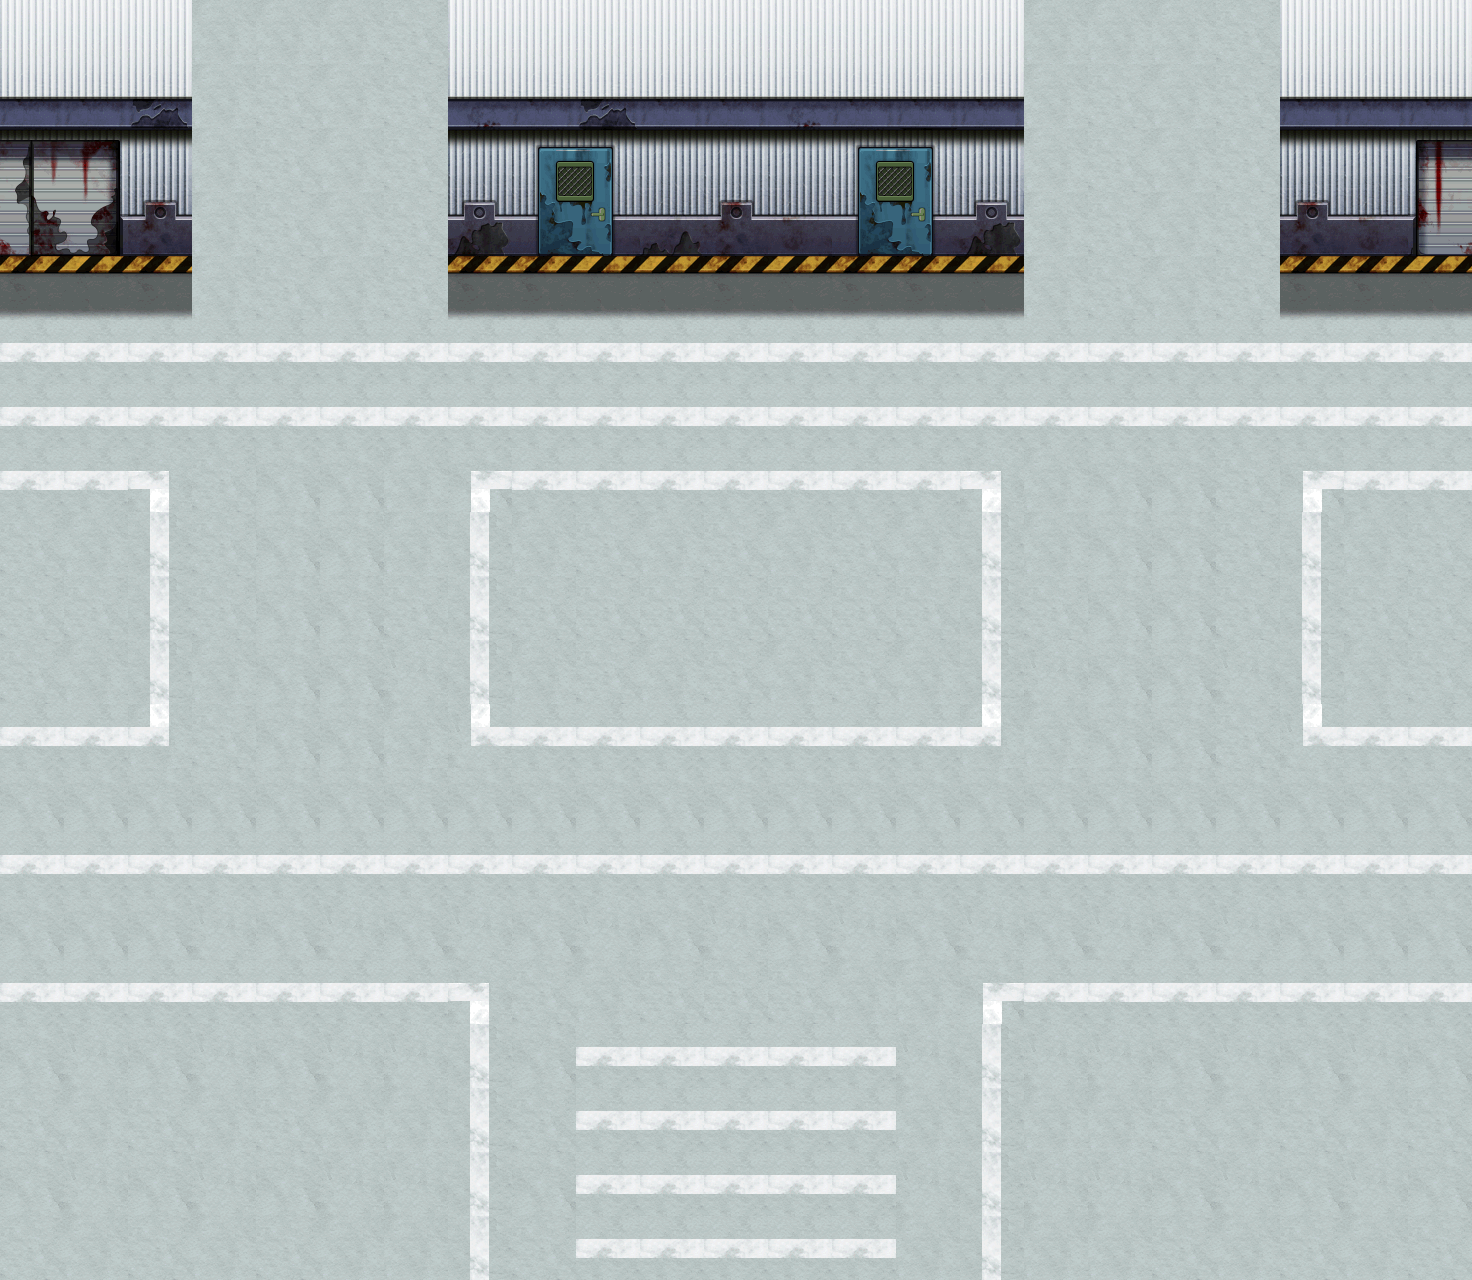

A 2D game scene composited from a Tiled map and its tileset images. What follows is a short description and the map's XML, with each tile layer's data collapsed to a summary:
An orthogonal 23x20 tile map with 64x64 px tiles, 1 tile layer (background), 48 tilesets and 115 objects (16x collide, 16x collide_bullet).

<map version="1.0" orientation="orthogonal" width="23" height="20" tilewidth="64" tileheight="64">
 <tileset firstgid="1" name="bg02" tilewidth="64" tileheight="64">
  <image source="bg02.png" width="512" height="256" />
 </tileset>
 <tileset firstgid="33" name="jianzhu2_chaungzi01" tilewidth="61" tileheight="69">
  <image source="jianzhu2_chaungzi01.png" width="61" height="69" />
 </tileset>
 <tileset firstgid="34" name="jianzhu2_chaungzi02" tilewidth="61" tileheight="69">
  <image source="jianzhu2_chaungzi02.png" width="61" height="69" />
 </tileset>
 <tileset firstgid="35" name="jianzhu2_keng01" tilewidth="341" tileheight="173">
  <image source="jianzhu2_keng01.png" width="341" height="173" />
 </tileset>
 <tileset firstgid="36" name="jianzhu2_keng02" tilewidth="219" tileheight="126">
  <image source="jianzhu2_keng02.png" width="219" height="126" />
 </tileset>
 <tileset firstgid="37" name="jianzhu2_keng03" tilewidth="190" tileheight="112">
  <image source="jianzhu2_keng03.png" width="190" height="112" />
 </tileset>
 <tileset firstgid="38" name="jianzhu2_shidui" tilewidth="178" tileheight="392">
  <image source="jianzhu2_shidui.png" width="178" height="392" />
 </tileset>
 <tileset firstgid="39" name="jianzhu2_shidui02" tilewidth="91" tileheight="79">
  <image source="jianzhu2_shidui02.png" width="91" height="79" />
 </tileset>
 <tileset firstgid="40" name="jianzhu2_shidui03" tilewidth="122" tileheight="72">
  <image source="jianzhu2_shidui03.png" width="122" height="72" />
 </tileset>
 <tileset firstgid="41" name="jianzhu2_shidui04" tilewidth="197" tileheight="122">
  <image source="jianzhu2_shidui04.png" width="197" height="122" />
 </tileset>
 <tileset firstgid="42" name="jianzhu2_suimutou" tilewidth="173" tileheight="97">
  <image source="jianzhu2_suimutou.png" width="173" height="97" />
 </tileset>
 <tileset firstgid="43" name="jianzhu_xiangzi05" tilewidth="150" tileheight="170">
  <image source="jianzhu_xiangzi05.png" width="150" height="170" />
 </tileset>
 <tileset firstgid="44" name="jianzhu_xiangzi06" tilewidth="90" tileheight="113">
  <image source="jianzhu_xiangzi06.png" width="90" height="113" />
 </tileset>
 <tileset firstgid="45" name="jianzhu_xiangzi02" tilewidth="122" tileheight="126">
  <image source="jianzhu_xiangzi02.png" width="122" height="126" />
 </tileset>
 <tileset firstgid="46" name="jianzhu_xiangzi03" tilewidth="122" tileheight="76">
  <image source="jianzhu_xiangzi03.png" width="122" height="76" />
 </tileset>
 <tileset firstgid="47" name="jianzhu_xiangzi04" tilewidth="183" tileheight="126">
  <image source="jianzhu_xiangzi04.png" width="183" height="126" />
 </tileset>
 <tileset firstgid="48" name="jianzhu_xiangzi01" tilewidth="71" tileheight="80">
  <image source="jianzhu_xiangzi01.png" width="71" height="80" />
 </tileset>
 <tileset firstgid="49" name="jianzhu_xiangzi07" tilewidth="92" tileheight="112">
  <image source="jianzhu_xiangzi07.png" width="92" height="112" />
 </tileset>
 <tileset firstgid="50" name="jianzhu_qiang01" tilewidth="92" tileheight="54">
  <image source="jianzhu_qiang01.png" width="92" height="54" />
 </tileset>
 <tileset firstgid="51" name="jianzhu_xuezi01" tilewidth="242" tileheight="196">
  <image source="jianzhu_xuezi01.png" width="242" height="196" />
 </tileset>
 <tileset firstgid="52" name="jianzhu_xuezi02" tilewidth="219" tileheight="141">
  <image source="jianzhu_xuezi02.png" width="219" height="141" />
 </tileset>
 <tileset firstgid="53" name="jianzhu_xuezi03" tilewidth="192" tileheight="132">
  <image source="jianzhu_xuezi03.png" width="192" height="132" />
 </tileset>
 <tileset firstgid="54" name="jianzhu_xuezi04" tilewidth="421" tileheight="156">
  <image source="jianzhu_xuezi04.png" width="421" height="156" />
 </tileset>
 <tileset firstgid="55" name="jianzhu_xuezi05" tilewidth="180" tileheight="297">
  <image source="jianzhu_xuezi05.png" width="180" height="297" />
 </tileset>
 <tileset firstgid="56" name="jianzhu_tsw" tilewidth="200" tileheight="188">
  <image source="jianzhu_tsw.png" width="200" height="188" />
 </tileset>
 <tileset firstgid="57" name="jianzhu_tsw02" tilewidth="110" tileheight="177">
  <image source="jianzhu_tsw02.png" width="110" height="177" />
 </tileset>
 <tileset firstgid="58" name="jianzhu_tsw03" tilewidth="74" tileheight="184">
  <image source="jianzhu_tsw03.png" width="74" height="184" />
 </tileset>
 <tileset firstgid="59" name="jianzhu_tsw04" tilewidth="148" tileheight="93">
  <image source="jianzhu_tsw04.png" width="148" height="93" />
 </tileset>
 <tileset firstgid="60" name="jianzhu_shuidao01" tilewidth="119" tileheight="39">
  <image source="jianzhu_shuidao01.png" width="119" height="39" />
 </tileset>
 <tileset firstgid="61" name="jianzhu_ken" tilewidth="530" tileheight="534">
  <image source="jianzhu_ken.png" width="530" height="534" />
 </tileset>
 <tileset firstgid="62" name="luzhang01" tilewidth="216" tileheight="105">
  <image source="luzhang01.png" width="216" height="105" />
 </tileset>
 <tileset firstgid="63" name="luzhang02" tilewidth="212" tileheight="107">
  <image source="luzhang02.png" width="212" height="107" />
 </tileset>
 <tileset firstgid="64" name="luzhang03" tilewidth="129" tileheight="238">
  <image source="luzhang03.png" width="129" height="238" />
 </tileset>
 <tileset firstgid="65" name="luzhang04" tilewidth="110" tileheight="229">
  <image source="luzhang04.png" width="110" height="229" />
 </tileset>
 <tileset firstgid="66" name="shabao" tilewidth="113" tileheight="68">
  <image source="shabao.png" width="113" height="68" />
 </tileset>
 <tileset firstgid="67" name="jianzhu_youtong" tilewidth="72" tileheight="123">
  <image source="jianzhu_youtong.png" width="72" height="123" />
 </tileset>
 <tileset firstgid="68" name="jianzhu_huahen" tilewidth="99" tileheight="102">
  <image source="jianzhu_huahen.png" width="99" height="102" />
 </tileset>
 <tileset firstgid="69" name="jsts" tilewidth="200" tileheight="188">
  <image source="jsts.png" width="200" height="188" />
 </tileset>
 <tileset firstgid="70" name="jianzhu2_xiangzi0" tilewidth="192" tileheight="168">
  <image source="jianzhu2_xiangzi0.png" width="192" height="168" />
 </tileset>
 <tileset firstgid="71" name="yunbingche1" tilewidth="345" tileheight="247">
  <image source="yunbingche1.png" width="345" height="247" />
 </tileset>
 <tileset firstgid="72" name="yunbingche2" tilewidth="345" tileheight="245">
  <image source="yunbingche2.png" width="345" height="245" />
 </tileset>
 <tileset firstgid="73" name="jianzhu_kzt" tilewidth="377" tileheight="159">
  <image source="jianzhu_kzt.png" width="377" height="159" />
 </tileset>
 <tileset firstgid="74" name="05jianzhu_x_s01" tilewidth="57" tileheight="54">
  <image source="05jianzhu_x_s01.png" width="57" height="54" />
 </tileset>
 <tileset firstgid="75" name="05jianzhu_x_s02" tilewidth="81" tileheight="47">
  <image source="05jianzhu_x_s02.png" width="81" height="47" />
 </tileset>
 <tileset firstgid="76" name="jianzhu2_kengs02" tilewidth="53" tileheight="36">
  <image source="jianzhu2_kengs02.png" width="53" height="36" />
 </tileset>
 <tileset firstgid="77" name="jianzhu2_kengs01" tilewidth="37" tileheight="32">
  <image source="jianzhu2_kengs01.png" width="37" height="32" />
 </tileset>
 <tileset firstgid="78" name="jianzhu2_bian01" tilewidth="64" tileheight="320">
  <image source="jianzhu2_bian01.png" width="64" height="320" />
 </tileset>
 <tileset firstgid="79" name="jianzhu2_bian02" tilewidth="64" tileheight="320">
  <image source="jianzhu2_bian02.png" width="64" height="320" />
 </tileset>
 <layer name="background" width="23" height="20">
  <data>[460 cells, 460 non-empty, 31 distinct tile ids]</data>
 </layer>
 <objectgroup name="dakeng" width="23" height="20">
  <properties>
   <property name="filename" value="jianzhu_ken.png" />
   <property name="groundlayer" value="1" />
  </properties>
  <object gid="61" x="792" y="1552" />
 </objectgroup>
 <objectgroup name="zhihuitai" width="23" height="20">
  <properties>
   <property name="filename" value="jianzhu_kzt.png" />
   <property name="groundlayer" value="1" />
  </properties>
  <object gid="73" x="549" y="678">
   <properties>
    <property name="groundZ" value="1" />
   </properties>
  </object>
 </objectgroup>
 <objectgroup name="right" width="23" height="20">
  <properties>
   <property name="filename" value="jianzhu2_bian02.png" />
   <property name="groundlayer" value="1" />
  </properties>
  <object gid="79" x="1216" y="320" />
  <object gid="79" x="384" y="320" />
 </objectgroup>
 <objectgroup name="left" width="23" height="20">
  <properties>
   <property name="filename" value="jianzhu2_bian01.png" />
   <property name="groundlayer" value="1" />
  </properties>
  <object gid="78" x="192" y="320" />
  <object gid="78" x="1024" y="320" />
 </objectgroup>
 <objectgroup name="xiashuidao" width="23" height="20">
  <properties>
   <property name="filename" value="jianzhu_shuidao01.png" />
   <property name="groundlayer" value="1" />
  </properties>
  <object gid="60" x="1625" y="990" />
  <object gid="60" x="677" y="329" />
 </objectgroup>
 <objectgroup name="windows1" width="23" height="20">
  <properties>
   <property name="filename" value="jianzhu2_chaungzi01.png" />
   <property name="groundlayer" value="1" />
  </properties>
  <object gid="33" x="34" y="85" />
  <object gid="33" x="707" y="86" />
  <object gid="33" x="1347" y="84" />
 </objectgroup>
 <objectgroup name="windows2" width="23" height="20">
  <properties>
   <property name="filename" value="jianzhu2_chaungzi02.png" />
   <property name="groundlayer" value="1" />
  </properties>
  <object gid="34" x="515" y="86" />
  <object gid="34" x="893" y="86" />
 </objectgroup>
 <objectgroup name="d1" width="23" height="20">
  <properties>
   <property name="filename" value="jianzhu2_keng01.png" />
   <property name="groundlayer" value="1" />
  </properties>
  <object gid="35" x="182" y="928">
   <properties>
    <property name="groundZ" value="1" />
   </properties>
  </object>
 </objectgroup>
 <objectgroup name="d2" width="23" height="20">
  <properties>
   <property name="filename" value="jianzhu2_keng02.png" />
   <property name="groundlayer" value="1" />
  </properties>
  <object gid="36" x="1027" y="566" />
 </objectgroup>
 <objectgroup name="d3" width="23" height="20">
  <properties>
   <property name="filename" value="jianzhu2_keng03.png" />
   <property name="groundlayer" value="1" />
  </properties>
  <object gid="37" x="1084" y="1065">
   <properties>
    <property name="groundZ" value="1" />
   </properties>
  </object>
 </objectgroup>
 <objectgroup name="muboxb" width="23" height="20">
  <properties>
   <property name="filename" value="jianzhu_xiangzi04.png" />
   <property name="groundlayer" value="1" />
  </properties>
  <object gid="47" x="1739" y="626">
   <properties>
    <property name="groundZ" value="1" />
   </properties>
  </object>
 </objectgroup>
 <objectgroup name="bianyuan" width="23" height="20">
  <properties>
   <property name="filename" value="jianzhu2_shidui.png" />
   <property name="groundlayer" value="1" />
  </properties>
  <object gid="38" x="-31" y="584">
   <properties>
    <property name="groundZ" value="1" />
   </properties>
  </object>
 </objectgroup>
 <objectgroup name="oil" width="23" height="20">
  <properties>
   <property name="filename" value="jianzhu_youtong.png" />
   <property name="groundlayer" value="1" />
  </properties>
  <!-- 1 objects omitted --></objectgroup>
 <objectgroup name="che3" width="23" height="20">
  <properties>
   <property name="buildlayer" value="1" />
   <property name="filename" value="yunbingche2.png" />
  </properties>
  <!-- 2 objects omitted --></objectgroup>
 <objectgroup name="che1" width="23" height="20">
  <properties>
   <property name="buildlayer" value="1" />
   <property name="filename" value="yunbingche1.png" />
  </properties>
  <!-- 3 objects omitted --></objectgroup>
 <objectgroup name="che2" width="23" height="20">
  <properties>
   <property name="filename" value="yunbingche2.png" />
   <property name="groundlayer" value="1" />
  </properties>
  <!-- 1 objects omitted --></objectgroup>
 <objectgroup name="stone1" width="23" height="20">
  <properties>
   <property name="filename" value="jianzhu2_shidui02.png" />
   <property name="groundlayer" value="1" />
  </properties>
  <!-- 1 objects omitted --></objectgroup>
 <objectgroup name="stone2" width="23" height="20">
  <properties>
   <property name="filename" value="jianzhu2_shidui03.png" />
   <property name="groundlayer" value="1" />
  </properties>
  <!-- 1 objects omitted --></objectgroup>
 <objectgroup name="stone3" width="23" height="20">
  <properties>
   <property name="filename" value="jianzhu2_shidui04.png" />
   <property name="groundlayer" value="1" />
  </properties>
  <!-- 1 objects omitted --></objectgroup>
 <objectgroup name="stone4" width="23" height="20">
  <properties>
   <property name="filename" value="jianzhu2_suimutou.png" />
   <property name="groundlayer" value="1" />
  </properties>
  <!-- 1 objects omitted --></objectgroup>
 <objectgroup name="blackboxb" width="23" height="20">
  <properties>
   <property name="filename" value="jianzhu_xiangzi05.png" />
   <property name="groundlayer" value="1" />
  </properties>
  <!-- 3 objects omitted --></objectgroup>
 <objectgroup name="muboxs" width="23" height="20">
  <properties>
   <property name="filename" value="jianzhu_xiangzi01.png" />
   <property name="groundlayer" value="1" />
  </properties>
  <!-- 1 objects omitted --></objectgroup>
 <objectgroup name="shabao" width="23" height="20">
  <properties>
   <property name="buildlayer" value="1" />
   <property name="filename" value="shabao.png" />
  </properties>
  <!-- 1 objects omitted --></objectgroup>
 <objectgroup name="greenboxs" width="23" height="20">
  <properties>
   <property name="filename" value="jianzhu_xiangzi03.png" />
   <property name="groundlayer" value="1" />
  </properties>
  <!-- 1 objects omitted --></objectgroup>
 <objectgroup name="greenbox2" width="23" height="20">
  <properties>
   <property name="filename" value="jianzhu2_xiangzi0.png" />
   <property name="groundlayer" value="1" />
  </properties>
  <!-- 1 objects omitted --></objectgroup>
 <objectgroup name="blackboxs" width="23" height="20">
  <properties>
   <property name="filename" value="jianzhu_xiangzi06.png" />
   <property name="groundlayer" value="1" />
  </properties>
  <!-- 1 objects omitted --></objectgroup>
 <objectgroup name="greenboxb" width="23" height="20">
  <properties>
   <property name="filename" value="jianzhu_xiangzi02.png" />
   <property name="groundlayer" value="1" />
  </properties>
  <!-- 2 objects omitted --></objectgroup>
 <objectgroup name="qiangxie1" width="23" height="20">
  <properties>
   <property name="filename" value="jianzhu_xiangzi07.png" />
   <property name="groundlayer" value="1" />
  </properties>
  <!-- 3 objects omitted --></objectgroup>
 <objectgroup name="qiangxie2" width="23" height="20">
  <properties>
   <property name="filename" value="jianzhu_qiang01.png" />
   <property name="groundlayer" value="1" />
  </properties>
  <!-- 3 objects omitted --></objectgroup>
 <objectgroup name="blood1" width="23" height="20">
  <properties>
   <property name="filename" value="jianzhu_xuezi01.png" />
   <property name="groundlayer" value="1" />
  </properties>
  <!-- 1 objects omitted --></objectgroup>
 <objectgroup name="blood2" width="23" height="20">
  <properties>
   <property name="filename" value="jianzhu_xuezi02.png" />
   <property name="groundlayer" value="1" />
  </properties>
  <!-- 2 objects omitted --></objectgroup>
 <objectgroup name="blood3" width="23" height="20">
  <properties>
   <property name="filename" value="jianzhu_xuezi03.png" />
   <property name="groundlayer" value="1" />
  </properties>
  <!-- 3 objects omitted --></objectgroup>
 <objectgroup name="blood4" width="23" height="20">
  <properties>
   <property name="filename" value="jianzhu_xuezi04.png" />
   <property name="groundlayer" value="1" />
  </properties>
  <!-- 2 objects omitted --></objectgroup>
 <objectgroup name="blood5" width="23" height="20">
  <properties>
   <property name="filename" value="jianzhu_xuezi05.png" />
   <property name="groundlayer" value="1" />
  </properties>
  <!-- 1 objects omitted --></objectgroup>
 <objectgroup name="tiesiwang" width="23" height="20">
  <properties>
   <property name="buildlayer" value="1" />
   <property name="filename" value="jsts.png" />
  </properties>
  <!-- 6 objects omitted --></objectgroup>
 <objectgroup name="tiesiwangddd" width="23" height="20">
  <properties>
   <property name="filename" value="jsts.png" />
   <property name="groundlayer" value="1" />
  </properties>
  <!-- 1 objects omitted --></objectgroup>
 <objectgroup name="tiesiwangdoor" width="23" height="20">
  <properties>
   <property name="buildlayer" value="1" />
   <property name="filename" value="jianzhu_tsw02.png" />
  </properties>
  <!-- 1 objects omitted --></objectgroup>
 <objectgroup name="tiesiwangdoorsui1" width="23" height="20">
  <properties>
   <property name="buildlayer" value="1" />
   <property name="filename" value="jianzhu_tsw03.png" />
  </properties>
  <!-- 1 objects omitted --></objectgroup>
 <objectgroup name="tiesiwangdoorsui2" width="23" height="20">
  <properties>
   <property name="filename" value="jianzhu_tsw04.png" />
   <property name="groundlayer" value="1" />
  </properties>
  <!-- 1 objects omitted --></objectgroup>
 <objectgroup name="zhua" width="23" height="20">
  <properties>
   <property name="filename" value="jianzhu_huahen.png" />
   <property name="groundlayer" value="1" />
  </properties>
  <!-- 2 objects omitted --></objectgroup>
 <objectgroup name="zudang1" width="23" height="20">
  <properties>
   <property name="filename" value="luzhang01.png" />
   <property name="groundlayer" value="1" />
  </properties>
  <!-- 1 objects omitted --></objectgroup>
 <objectgroup name="zudang2" width="23" height="20">
  <properties>
   <property name="buildlayer" value="1" />
   <property name="filename" value="luzhang01.png" />
  </properties>
  <!-- 1 objects omitted --></objectgroup>
 <objectgroup name="zudang3" width="23" height="20">
  <properties>
   <property name="filename" value="luzhang03.png" />
   <property name="groundlayer" value="1" />
  </properties>
  <!-- 1 objects omitted --></objectgroup>
 <objectgroup name="zudang4" width="23" height="20">
  <properties>
   <property name="filename" value="luzhang04.png" />
   <property name="groundlayer" value="1" />
  </properties>
  <!-- 1 objects omitted --></objectgroup>
 <objectgroup name="blood6" width="23" height="20">
  <properties>
   <property name="filename" value="05jianzhu_x_s01.png" />
   <property name="groundlayer" value="1" />
  </properties>
  <!-- 1 objects omitted --></objectgroup>
 <objectgroup name="blood7" width="23" height="20">
  <properties>
   <property name="filename" value="05jianzhu_x_s02.png" />
   <property name="groundlayer" value="1" />
  </properties>
  <!-- 1 objects omitted --></objectgroup>
 <objectgroup name="keng1" width="23" height="20">
  <properties>
   <property name="filename" value="jianzhu2_kengs02.png" />
   <property name="groundlayer" value="1" />
  </properties>
  <!-- 5 objects omitted --></objectgroup>
 <objectgroup name="keng2" width="23" height="20">
  <properties>
   <property name="filename" value="jianzhu2_kengs01.png" />
   <property name="groundlayer" value="1" />
  </properties>
  <!-- 6 objects omitted --></objectgroup>
 <objectgroup name="collide_people" width="23" height="20">
  <!-- 16 objects omitted --></objectgroup>
 <objectgroup name="collide_bullet" width="23" height="20" visible="0">
  <!-- 16 objects omitted --></objectgroup>
</map>
<!-- 97 of 115 objects omitted -->
